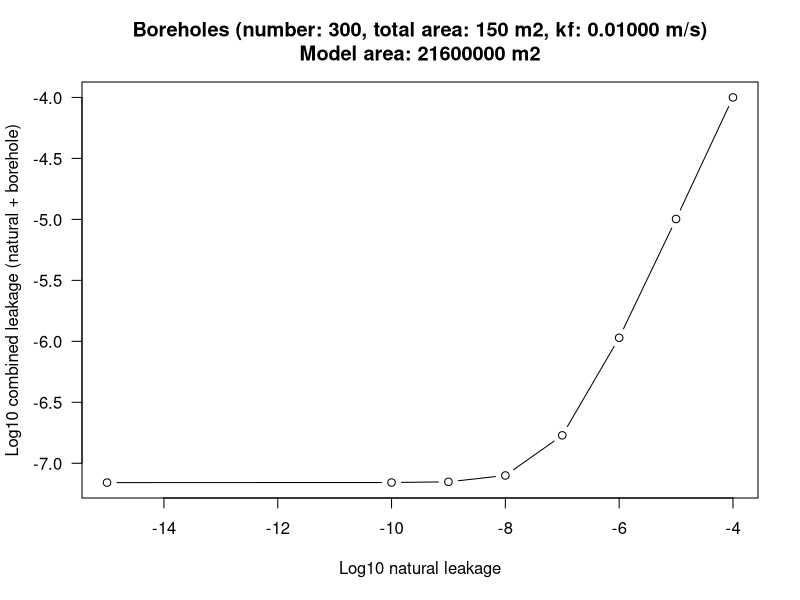

This chart was generated by the following R code:
get_realLeakage <- function (area_boreholes = 150, #meter^2
          area_model = 5400*4000,  #meter^2 
          kf_boreholes = 1, #meter/day
          kf_natural = 1E-6 #meter/day
         ) {
(area_boreholes * kf_boreholes + (area_model - area_boreholes) * kf_natural)/area_model 
}

boreholes_number <- 300
area_boreholes <- 150 #meter^2
area_model <- 5400*4000  #meter^2 
kf_boreholes <- 0.01
kf_natural <- c(1E-4, 1E-5, 1E-6, 1E-7, 1E-8, 1E-9, 1E-10, 1E-15)

get_realLeakage(kf_boreholes = kf_boreholes, kf_natural = kf_natural)

plot(log10(kf_natural), 
     log10(get_realLeakage(kf_boreholes = kf_boreholes, 
                           kf_natural = kf_natural)), 
     type = "b", 
     xlab = "Log10 natural leakage", 
     ylab = "Log10 combined leakage (natural + borehole)", 
     main = sprintf("Boreholes (number: %d, total area: %d m2, kf: %1.5f m/s)\nModel area: %d m2", 
                    boreholes_number, 
                    area_boreholes, 
                    kf_boreholes, 
                    area_model), 
     las = 1)
# text(log10(min(kf_natural))+2, 
#      log10(max(get_realLeakage(kf_boreholes = kf_boreholes, kf_natural = kf_natural))), 
#      labels = "area_boreholes * kf_boreholes + (area_model - area_boreholes) * kf_natural)/area_model")